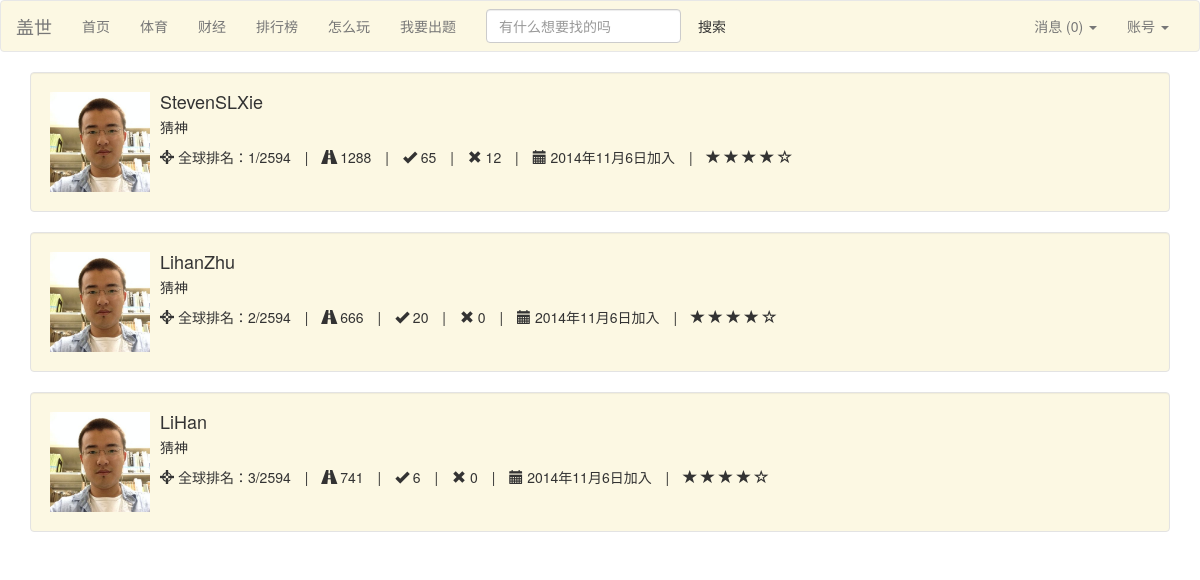
Page /leaderboard (signed in) on the earlier database version.
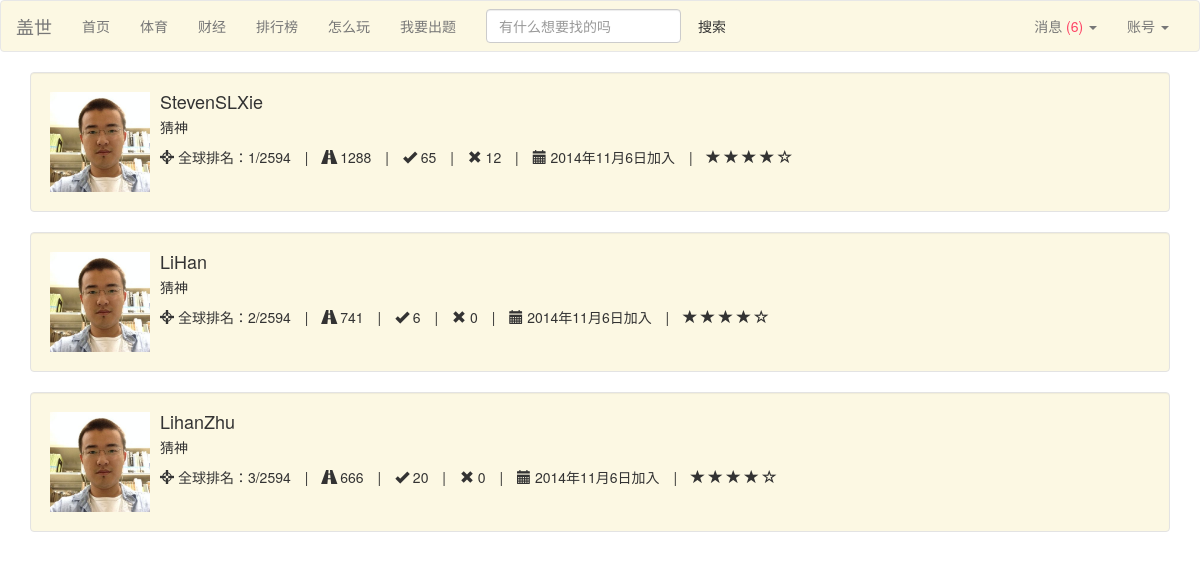
Same page on the later database version.
### Guess/models.py (models this page shows)
class Person(models.Model):
	user = models.OneToOneField(User)
	point = models.IntegerField(default=1000)
	expertise = models.TextField(default='N/A')
	win = models.IntegerField(default=0)
	lose = models.IntegerField(default=0)
	game = models.IntegerField(default=0)
	point_per_game = models.FloatField(default=0.0)
	index = models.IntegerField(default=0)
	rank = models.IntegerField(default=0)
	class Meta:
		ordering = ('point','point_per_game',)

### Guess/views.py (the view)
# urls.py: url(r'^leaderboard$', 'Guess.views.leaderboard', name='leaderboard'),
def leaderboard(request):
	if not request.user.is_authenticated():
		return redirect(reverse('login'))
	cur_person = Person.objects.get(user=request.user)
	persons = Person.objects.all().order_by('rank','-point','-win')
	para = {}
	para['persons'] = persons
	para = encap_para(para, cur_person)
	return render(request,'leaderboard.html',para)

### Guess/views.py (called while the page is built)
def find_unread(person):
	return Message.objects.filter(owner=person, read=False)

def encap_para(para,person):
	messages = find_unread(person)
	para['unread'] = len(messages)
	para['messages'] = messages
	return para

### Guess/templates/leaderboard.html (shortened to what this page needs)
{% load bootstrap3 %}
{% include "nav_bar.html" %}
<link rel="stylesheet" href="http://cdnjs.cloudflare.com/ajax/libs/font-awesome/4.1.0/css/font-awesome.min.css"/>
{% for person in persons %}
<div class="container">
  <div class="well well-frame-c">
      <div class="media">
      	<a class="pull-left" href="#">
    		<img class="media-object" src="/static/images/me.jpg" height="100" width="100">
  		</a>
  		<div class="media-body">
            <h4 class="media-heading">{{ person.user }}</h4>
             <p>猜神</p>
          <ul class="list-inline list-unstyled">
            <li><span><i class="glyphicon glyphicon-screenshot"></i> 全球排名：{{ person.rank }}/2594 </span></li>
            <li>|</li>
            <li><span><i class="glyphicon glyphicon-road"></i> {{ person.point }}</span></li>
            <li>|</li>
            <li><span><i class="glyphicon glyphicon-ok"></i> {{ person.win }}</span></li>
            <li>|</li>
            <li><span><i class="glyphicon glyphicon-remove"></i> {{ person.lose }}</span></li>
            <li>|</li>
            <li><span><i class="glyphicon glyphicon-calendar"></i> 2014年11月6日加入 </span></li>
            <li>|</li>
            <li>
               <span class="glyphicon glyphicon-star"></span>
                        <span class="glyphicon glyphicon-star"></span>
                        <span class="glyphicon glyphicon-star"></span>
                        <span class="glyphicon glyphicon-star"></span>
                        <span class="glyphicon glyphicon-star-empty"></span>
            </li>
			</ul>
       </div>
    </div>
  </div>
</div>
{% endfor %}

Differences in the rows shown:
changed Person "LiHan": rank "3" → "2"; moves up the list
changed Person "LihanZhu": rank "2" → "3"
Other differences:
{{ unread }}: (not shown) → "6"
{{ unread }}: "0" → (not shown)
